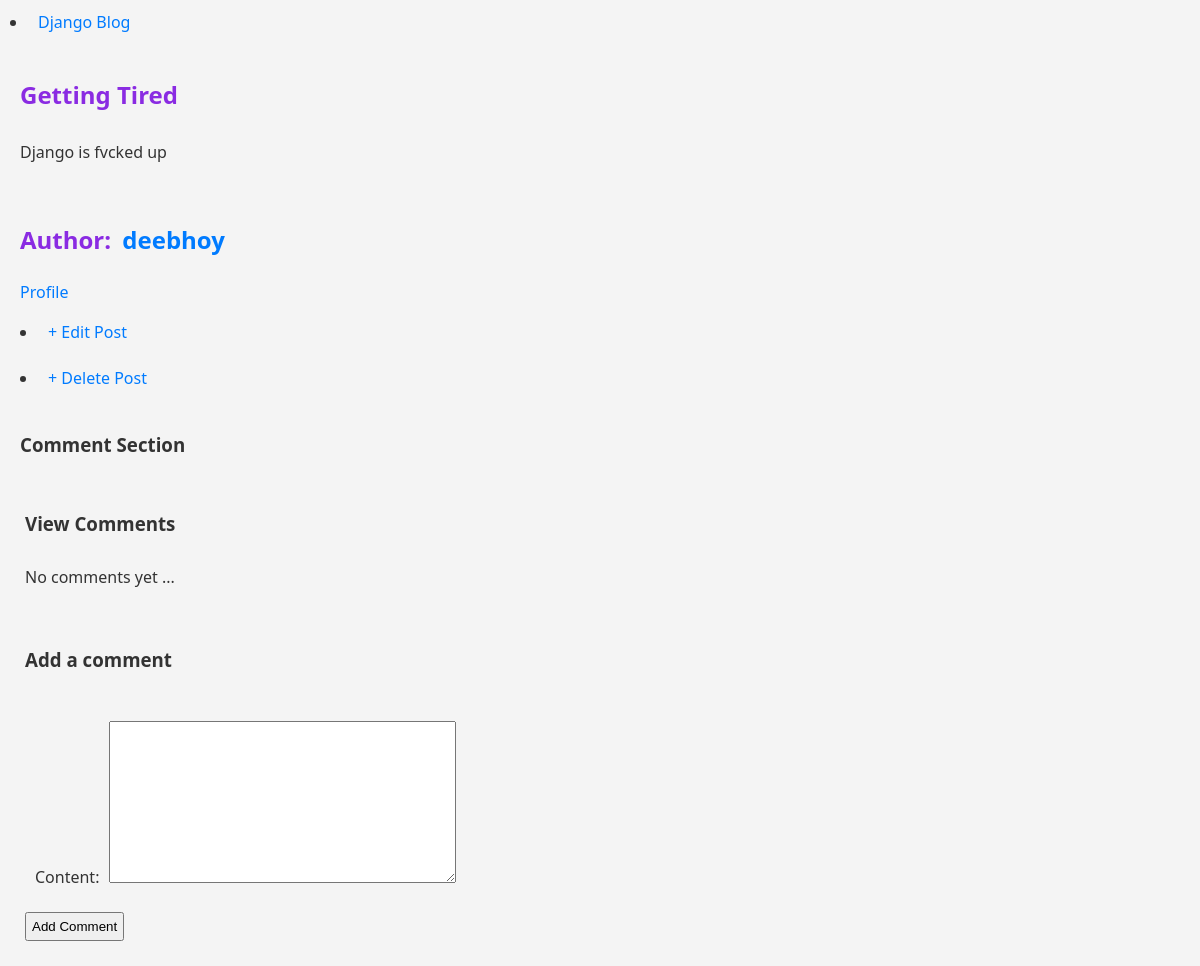
Page /post/6/ on the committed database.
### blog/models.py (models this page shows, shortened)
class Post(models.Model):
    title = models.CharField(max_length=200)
    author = models.ForeignKey(
        'auth.user',
        on_delete=models.CASCADE
        )
    body = models.TextField()

### blog/views.py (the view, shortened to what this page needs)
class BlogDetailView(FormMixin, DetailView):
    model = Post
    template_name= 'post_detail.html'
    form_class = CommentForm
    def get_context_data(self, **kwargs):
        context = super().get_context_data(**kwargs)
        context['comments'] = self.object.comments.all
        if 'form' not in context:
            context['form'] = self.get_form()
        return context

### blog/forms.py
class CommentForm( ModelForm):
    class Meta:
        model = Comment
        fields = ['content']

### templates/post_detail.html (shortened to what this page needs)
{% extends 'base.html' %}
{% block content %}
<div class="post-entry">
    <h2> {{ post.title }} </h2>
    <p> {{ post.body }} </p>
</div>
<div>
    <h2> Author: <a href="{% url 'profile' %}"> {{ post.author }} </a></h2>
    <a> Profile </a>
</div>
<div>
<li> <a href="{% url 'post_edit' post.pk %}"> + Edit Post </a> </li>
</div>
<div>
    <li> <a href="{% url 'post_delete' post.pk %}"> + Delete Post </a> </li>
</div>
<div>
    <h3> Comment Section </h3>
    <div>
        <h3> View Comments </h3>
        {% for comment in comments %}
                {% load tz %}
        {% empty %}
        <p> No comments yet ... </p>
        {% endfor %}
    </div>
    <div>
        <h3> Add a comment </h3>
        <form action="" method="post">
            {{ form.as_p }}
            <button type="submit">
                Add Comment
            </button>
        </form>
    </div>
</div>
{% endblock content %}

### static/index.css (style rules this page uses)
h2 { color: blueviolet; }
* { box-sizing: border-box; padding: 5px; }
body { font-family: 'Segoe UI', Tahoma, Geneva, Verdana, sans-serif; color: #333; background-color: #f4f4f4; line-height: 1.6; margin: 0; padding: 0; overflow-x: hidden; }
a { color: #007bff; text-decoration: none; }
h1, h2, h3 { margin-bottom: 15px; font-weight: 600; }

### rows in the picture
Post: title "Getting Tired", body "Django is fvcked up", author "deebhoy"
